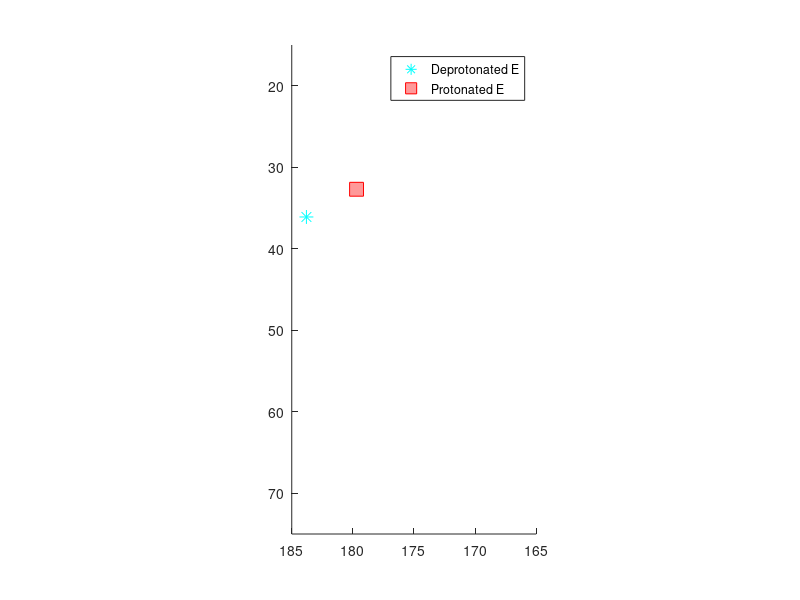

The MATLAB script that drew this image:
%%%%%%%%%%%%%%%%%%%%%%%%%%%%%%%%%%%%%%%%%%%%%%%%%%%%%%%%%%%%%%%%%%%%%%%%%%
%%% Plotting chemical shift values for glutamate residues in various   %%%
%%% protonation states.%%%
%%% values from pH-dependent random coil 1H, 13C, and 15N chemical shifts
%%% of the ionizable amino acids: a guide for protein pKa
%%% measurements
%%%%%%%%%%%%%%%%%%%%%%%%%%%%%%%%%%%%%%%%%%%%%%%%%%%%%%%%%%%%%%%%%%%%%%%%%%

% Nucleus type Nucleus d (HA) d (A) Dd (A–HA)
% 13C Ca 56.0 56.9 1.0
% Cb 28.5 30.0 1.5
% Cc 32.7 36.1 3.5
% Cd (carboxyl) 179.7 183.8 4.1
% CO 176.5 177.0 0.6

%% Values
ca_ha = 56;
ca_a = 56.9;
cb_ha = 28.5;
cb_a = 30;
cg_ha = 32.7;
cg_a = 36.1;
cd_ha = 179.7;
cd_a = 183.8;
co_ha = 176.5;
co_a = 177;

%%%%%%%%%%%%%%%%%%%%%%%  PLOT CHEMICAL SHIFTS STATS  %%%%%%%%%%%%%%%%%%%%%%
%% Figures section
% rescale figure based on the size of a '2D DARR spectrum' for the aliphatic
% region (e.g. 10ppm to 75ppm) 

% Create figure
figure(1);clf;hold on;
xlim([165,185]) % 15ppm to 75ppm - change based on the spectral region
set ( gca, 'xdir', 'reverse' ) % invert axes directions
ylim([15,75]) % 15ppm to 75ppm - change based on the spectral region
set ( gca, 'ydir', 'reverse' ) % invert axes directions

plot(cd_a,cg_a,'*','MarkerSize',10,...
    'MarkerEdgeColor','c',...
    'MarkerFaceColor',[1 .6 .6])
plot(cd_ha,cg_ha,'s','MarkerSize',10,...
    'MarkerEdgeColor','red',...
    'MarkerFaceColor',[1 .6 .6])
% xlim(165,190)
% ylim(15,75)
pbaspect([1 2 1])
legend('Deprotonated E','Protonated E', Location='best')








